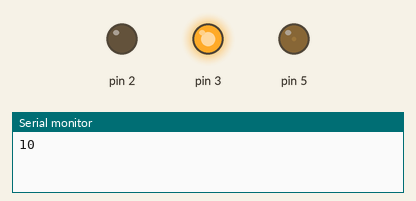
Recording of a sketch running on a simulated Arduino Uno, built with avr-gcc and run on an emulated ATmega328P. On the bench: output pins drawn as LEDs (lit = HIGH), the last lines printed to the serial monitor.

Above: at 0.1 s.
At 16.1 s:
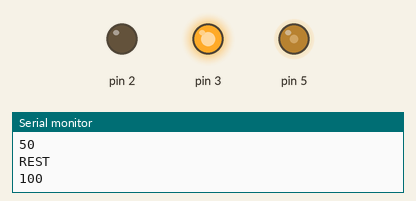
At 24.1 s:
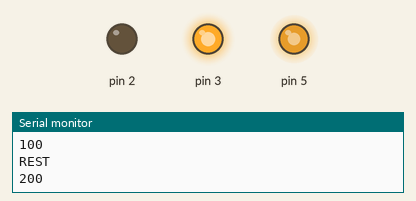
At 36.1 s:
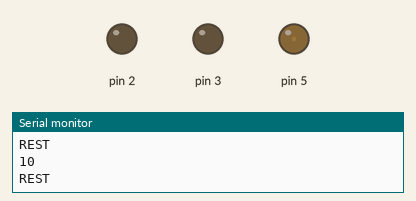
Timing chart, 0 to 37.6 s (numbered marks = the images above):
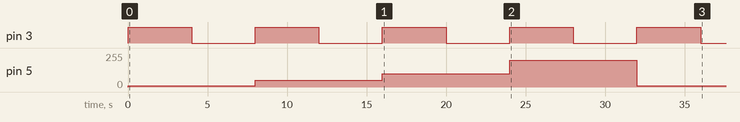

The sketch:

sketch_jun22a.ino
```cpp
void setup() {
  pinMode(2,OUTPUT);
  pinMode(3,OUTPUT);
  pinMode(5,OUTPUT);
  // put your setup code here, to run once:
  Serial.begin(9600);

}

void loop() {
  // put your main code here, to run repeatedly:
//  Serial.println("Moving");
//  digitalWrite(2,HIGH);
//  digitalWrite(3,LOW);
//  delay(3000);
//  digitalWrite(2,LOW);
//  delay(250);
//  Serial.println("Delay1");
//  Serial.println("Stopped");
//  digitalWrite(2,LOW);
//  digitalWrite(3,HIGH);
//  delay(3000);
//  Serial.println("Delay2");
//  digitalWrite(3,LOW);
//  delay(250);
Serial.println("10");
digitalWrite(2,LOW);
digitalWrite(3,HIGH);
analogWrite(5,10);

delay(4000);

Serial.println("REST");
digitalWrite(3,LOW);

delay(4000);

Serial.println("50");
digitalWrite(2,LOW);
digitalWrite(3,HIGH);
analogWrite(5,50);

delay(4000);

Serial.println("REST");
digitalWrite(3,LOW);

delay(4000);

Serial.println("100");
digitalWrite(2,LOW);
digitalWrite(3,HIGH);
analogWrite(5,100);

delay(4000);

Serial.println("REST");
digitalWrite(3,LOW);

delay(4000);

Serial.println("200");
digitalWrite(2,LOW);
digitalWrite(3,HIGH);
analogWrite(5,200);

delay(4000);

Serial.println("REST");
digitalWrite(3,LOW);

delay(4000);

}
```

Measured:
- by itself, pin 3: alternates HIGH for 4.0 s and LOW for 4.0 s
- by itself, pin 5: 0/255 → 10/255 at 0.00 s, → 50/255 8.0 s later, → 100/255 8.0 s later, → 200/255 8.0 s later, … (5 changes in this stretch)
